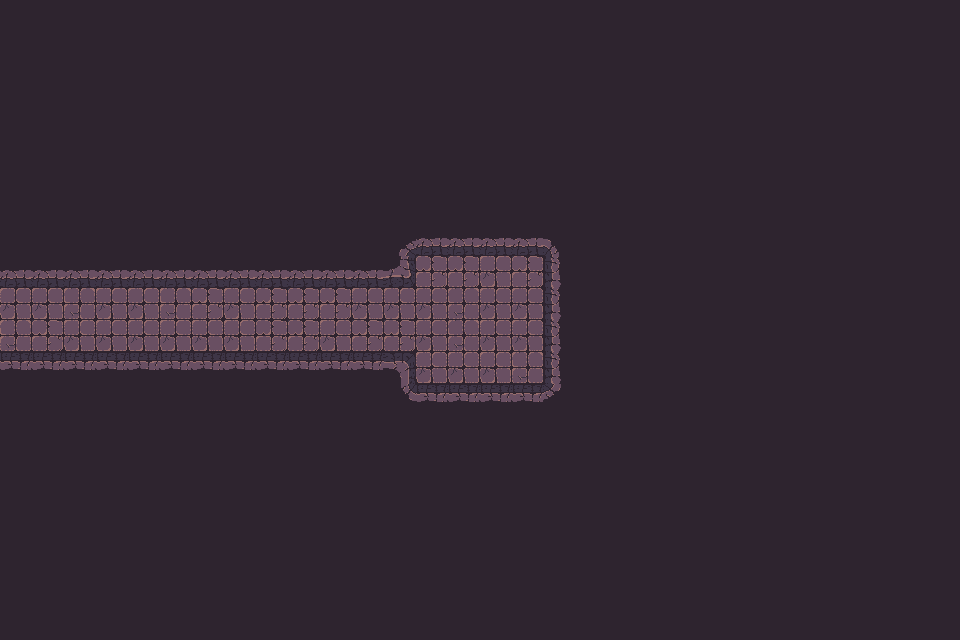

A level layout from a 2D game, rendered from its tile map. Below: a short description, then the map file with its tile-grid data intact:
An orthogonal 30x20 tile map with 32x32 px tiles, 1 tile layer (Tile layer 1), 2 tilesets and 57 objects.

<map version="1.10" tiledversion="1.11.2" orientation="orthogonal" renderorder="right-down" width="30" height="20" tilewidth="32" tileheight="32" infinite="0" nextlayerid="3" nextobjectid="1">
    <tileset firstgid="1" name="Town Tileset" tilewidth="32" tileheight="32" tilecount="64" columns="8">
        <image source="../../../tiles/World H Tileset.png" trans="ff00ff" width="256" height="256" />
        <tile id="4">
            <objectgroup draworder="index" id="2">
                <object id="1" x="0" y="0" width="32" height="32" />
            </objectgroup>
        </tile>
        <tile id="5">
            <objectgroup draworder="index" id="2">
                <object id="1" x="0" y="0" width="32" height="32" />
            </objectgroup>
        </tile>
        <tile id="6">
            <objectgroup draworder="index" id="2">
                <object id="1" x="0" y="0" width="32" height="32" />
            </objectgroup>
        </tile>
        <tile id="7">
            <objectgroup draworder="index" id="2">
                <object id="1" x="0" y="0" width="32" height="32" />
            </objectgroup>
        </tile>
        <tile id="8">
            <objectgroup draworder="index" id="2">
                <object id="1" x="0" y="0" width="32" height="32" />
            </objectgroup>
        </tile>
        <tile id="10">
            <objectgroup draworder="index" id="2">
                <object id="1" x="0" y="32" width="32" height="0" />
            </objectgroup>
        </tile>
        <tile id="11">
            <objectgroup draworder="index" id="2">
                <object id="1" x="0" y="32" width="32" height="0" />
                <object id="2" x="32" y="0" width="0" height="32" />
            </objectgroup>
        </tile>
        <tile id="12">
            <objectgroup draworder="index" id="2">
                <object id="1" x="32" y="0" width="0" height="32" />
            </objectgroup>
        </tile>
        <tile id="13">
            <objectgroup draworder="index" id="2">
                <object id="1" x="0" y="32" width="32" height="0" />
                <object id="2" x="0" y="32" width="32" height="0" />
                <object id="3" x="0" y="0" width="0" height="32" />
            </objectgroup>
        </tile>
        <tile id="14">
            <objectgroup draworder="index" id="2">
                <object id="1" x="0" y="0" width="0" height="32" />
            </objectgroup>
        </tile>
        <tile id="16">
            <objectgroup draworder="index" id="2">
                <object id="1" x="0" y="0" width="32" height="32" />
            </objectgroup>
        </tile>
        <tile id="24">
            <objectgroup draworder="index" id="2">
                <object id="1" x="0" y="0" width="32" height="32" />
            </objectgroup>
        </tile>
    </tileset>
    <tileset firstgid="65" name="Dungeon Crawler Tileset" tilewidth="32" tileheight="32" tilecount="100" columns="10">
        <image source="../../../tiles/Dungeon_Tile.png" trans="" width="320" height="320" />
        <tile id="2">
            <objectgroup draworder="index" id="2">
                <object id="1" x="0" y="0" width="32" height="32" />
            </objectgroup>
        </tile>
        <tile id="3">
            <objectgroup draworder="index" id="2">
                <object id="1" x="0" y="0" width="32" height="32" />
            </objectgroup>
        </tile>
        <tile id="4">
            <objectgroup draworder="index" id="2">
                <object id="1" x="0" y="0" width="32" height="32" />
            </objectgroup>
        </tile>
        <tile id="5">
            <objectgroup draworder="index" id="2">
                <object id="1" x="0" y="0" width="32" height="32" />
            </objectgroup>
        </tile>
        <tile id="6">
            <objectgroup draworder="index" id="2">
                <object id="1" x="0" y="0" width="32" height="32" />
            </objectgroup>
        </tile>
        <tile id="8">
            <objectgroup draworder="index" id="2">
                <object id="1" x="0" y="0" width="32" height="32" />
            </objectgroup>
        </tile>
        <tile id="12">
            <objectgroup draworder="index" id="2">
                <object id="1" x="0" y="0" width="32" height="32" />
            </objectgroup>
        </tile>
        <tile id="13">
            <objectgroup draworder="index" id="2">
                <object id="1" x="0" y="0" width="32" height="32" />
            </objectgroup>
        </tile>
        <tile id="14">
            <objectgroup draworder="index" id="2">
                <object id="1" x="0" y="0" width="32" height="32" />
            </objectgroup>
        </tile>
        <tile id="15">
            <objectgroup draworder="index" id="2">
                <object id="1" x="0" y="0" width="32" height="32" />
            </objectgroup>
        </tile>
        <tile id="16">
            <objectgroup draworder="index" id="2">
                <object id="1" x="0" y="0" width="32" height="32" />
            </objectgroup>
        </tile>
        <tile id="18">
            <objectgroup draworder="index" id="2">
                <object id="1" x="0" y="0" width="32" height="32" />
            </objectgroup>
        </tile>
        <tile id="22">
            <objectgroup draworder="index" id="2">
                <object id="1" x="0" y="0" width="32" height="32" />
            </objectgroup>
        </tile>
        <tile id="23">
            <objectgroup draworder="index" id="2">
                <object id="1" x="0" y="0" width="32" height="32" />
            </objectgroup>
        </tile>
        <tile id="24">
            <objectgroup draworder="index" id="2">
                <object id="1" x="0" y="0" width="32" height="32" />
            </objectgroup>
        </tile>
        <tile id="25">
            <objectgroup draworder="index" id="2">
                <object id="1" x="0" y="0" width="32" height="32" />
            </objectgroup>
        </tile>
        <tile id="26">
            <objectgroup draworder="index" id="2">
                <object id="1" x="0" y="0" width="32" height="32" />
            </objectgroup>
        </tile>
        <tile id="28">
            <objectgroup draworder="index" id="2">
                <object id="1" x="0" y="0" width="32" height="32" />
            </objectgroup>
        </tile>
        <tile id="32">
            <objectgroup draworder="index" id="2">
                <object id="1" x="0" y="0" width="32" height="32" />
            </objectgroup>
        </tile>
        <tile id="33">
            <objectgroup draworder="index" id="2">
                <object id="1" x="0" y="0" width="32" height="32" />
            </objectgroup>
        </tile>
        <tile id="34">
            <objectgroup draworder="index" id="2">
                <object id="1" x="0" y="0" width="32" height="32" />
            </objectgroup>
        </tile>
        <tile id="35">
            <objectgroup draworder="index" id="2">
                <object id="1" x="0" y="0" width="32" height="32" />
            </objectgroup>
        </tile>
        <tile id="36">
            <objectgroup draworder="index" id="2">
                <object id="1" x="0" y="0" width="32" height="32" />
            </objectgroup>
        </tile>
        <tile id="38">
            <objectgroup draworder="index" id="2">
                <object id="1" x="0" y="0" width="32" height="32" />
            </objectgroup>
        </tile>
        <tile id="42">
            <objectgroup draworder="index" id="2">
                <object id="1" x="0" y="0" width="32" height="32" />
            </objectgroup>
        </tile>
        <tile id="43">
            <objectgroup draworder="index" id="2">
                <object id="1" x="0" y="0" width="32" height="32" />
            </objectgroup>
        </tile>
        <tile id="44">
            <objectgroup draworder="index" id="2">
                <object id="1" x="0" y="0" width="32" height="32" />
            </objectgroup>
        </tile>
        <tile id="45">
            <objectgroup draworder="index" id="2">
                <object id="1" x="0" y="0" width="32" height="32" />
            </objectgroup>
        </tile>
        <tile id="46">
            <objectgroup draworder="index" id="2">
                <object id="1" x="0" y="0" width="32" height="32" />
            </objectgroup>
        </tile>
        <tile id="48">
            <objectgroup draworder="index" id="2">
                <object id="1" x="0" y="0" width="32" height="32" />
            </objectgroup>
        </tile>
        <tile id="52">
            <objectgroup draworder="index" id="2">
                <object id="1" x="0" y="0" width="32" height="32" />
            </objectgroup>
        </tile>
        <tile id="53">
            <objectgroup draworder="index" id="2">
                <object id="1" x="0" y="0" width="32" height="32" />
            </objectgroup>
        </tile>
        <tile id="54">
            <objectgroup draworder="index" id="2">
                <object id="1" x="0" y="0" width="32" height="32" />
            </objectgroup>
        </tile>
        <tile id="55">
            <objectgroup draworder="index" id="2">
                <object id="1" x="0" y="0" width="32" height="32" />
            </objectgroup>
        </tile>
        <tile id="56">
            <objectgroup draworder="index" id="2">
                <object id="1" x="0" y="0" width="32" height="32" />
            </objectgroup>
        </tile>
        <tile id="58">
            <objectgroup draworder="index" id="2">
                <object id="1" x="0" y="0" width="32" height="32" />
            </objectgroup>
        </tile>
        <tile id="62">
            <objectgroup draworder="index" id="2">
                <object id="1" x="0" y="0" width="32" height="32" />
            </objectgroup>
        </tile>
        <tile id="63">
            <objectgroup draworder="index" id="2">
                <object id="1" x="0" y="0" width="32" height="32" />
            </objectgroup>
        </tile>
        <tile id="64">
            <objectgroup draworder="index" id="2">
                <object id="1" x="0" y="0" width="32" height="32" />
            </objectgroup>
        </tile>
        <tile id="65">
            <objectgroup draworder="index" id="2">
                <object id="1" x="0" y="0" width="32" height="32" />
            </objectgroup>
        </tile>
        <tile id="66">
            <objectgroup draworder="index" id="2">
                <object id="1" x="0" y="0" width="32" height="32" />
            </objectgroup>
        </tile>
        <tile id="68">
            <objectgroup draworder="index" id="2">
                <object id="1" x="0" y="0" width="32" height="32" />
            </objectgroup>
        </tile>
    </tileset>
    <layer id="1" name="Tile layer 1" width="30" height="20">
        <data encoding="csv">
122,122,122,122,122,122,122,122,122,122,122,122,122,122,122,122,122,122,122,122,122,122,122,122,122,122,122,122,122,122,
122,122,122,122,122,122,122,122,122,122,122,122,122,122,122,122,122,122,122,122,122,122,122,122,122,122,122,122,122,122,
122,122,122,122,122,122,122,122,122,122,122,122,122,122,122,122,122,122,122,122,122,122,122,122,122,122,122,122,122,122,
122,122,122,122,122,122,122,122,122,122,122,122,122,122,122,122,122,122,122,122,122,122,122,122,122,122,122,122,122,122,
122,122,122,122,122,122,122,122,122,122,122,122,122,122,122,122,122,122,122,122,122,122,122,122,122,122,122,122,122,122,
122,122,122,122,122,122,122,122,122,122,122,122,122,122,122,122,122,122,122,122,122,122,122,122,122,122,122,122,122,122,
122,122,122,122,122,122,122,122,122,122,122,122,122,122,122,122,122,122,122,122,122,122,122,122,122,122,122,122,122,122,
122,122,122,122,122,122,122,122,122,122,122,122,67,68,68,68,68,69,122,122,122,122,122,122,122,122,122,122,122,122,
68,68,68,68,68,68,68,68,68,68,68,68,103,65,65,75,65,79,122,122,122,122,122,122,122,122,122,122,122,122,
75,75,66,75,75,66,65,75,65,65,65,75,75,75,66,75,75,79,122,122,122,122,122,122,122,122,122,122,122,122,
66,65,75,75,75,75,75,75,65,65,75,65,65,75,66,75,75,79,122,122,122,122,122,122,122,122,122,122,122,122,
88,88,88,88,88,88,88,88,88,88,88,88,73,75,75,75,66,79,122,122,122,122,122,122,122,122,122,122,122,122,
122,122,122,122,122,122,122,122,122,122,122,122,87,88,88,88,88,89,122,122,122,122,122,122,122,122,122,122,122,122,
122,122,122,122,122,122,122,122,122,122,122,122,122,122,122,122,122,122,122,122,122,122,122,122,122,122,122,122,122,122,
122,122,122,122,122,122,122,122,122,122,122,122,122,122,122,122,122,122,122,122,122,122,122,122,122,122,122,122,122,122,
122,122,122,122,122,122,122,122,122,122,122,122,122,122,122,122,122,122,122,122,122,122,122,122,122,122,122,122,122,122,
122,122,122,122,122,122,122,122,122,122,122,122,122,122,122,122,122,122,122,122,122,122,122,122,122,122,122,122,122,122,
122,122,122,122,122,122,122,122,122,122,122,122,122,122,122,122,122,122,122,122,122,122,122,122,122,122,122,122,122,122,
122,122,122,122,122,122,122,122,122,122,122,122,122,122,122,122,122,122,122,122,122,122,122,122,122,122,122,122,122,122,
122,122,122,122,122,122,122,122,122,122,122,122,122,122,122,122,122,122,122,122,122,122,122,122,122,122,122,122,122,122
        </data>
    </layer>
</map>
